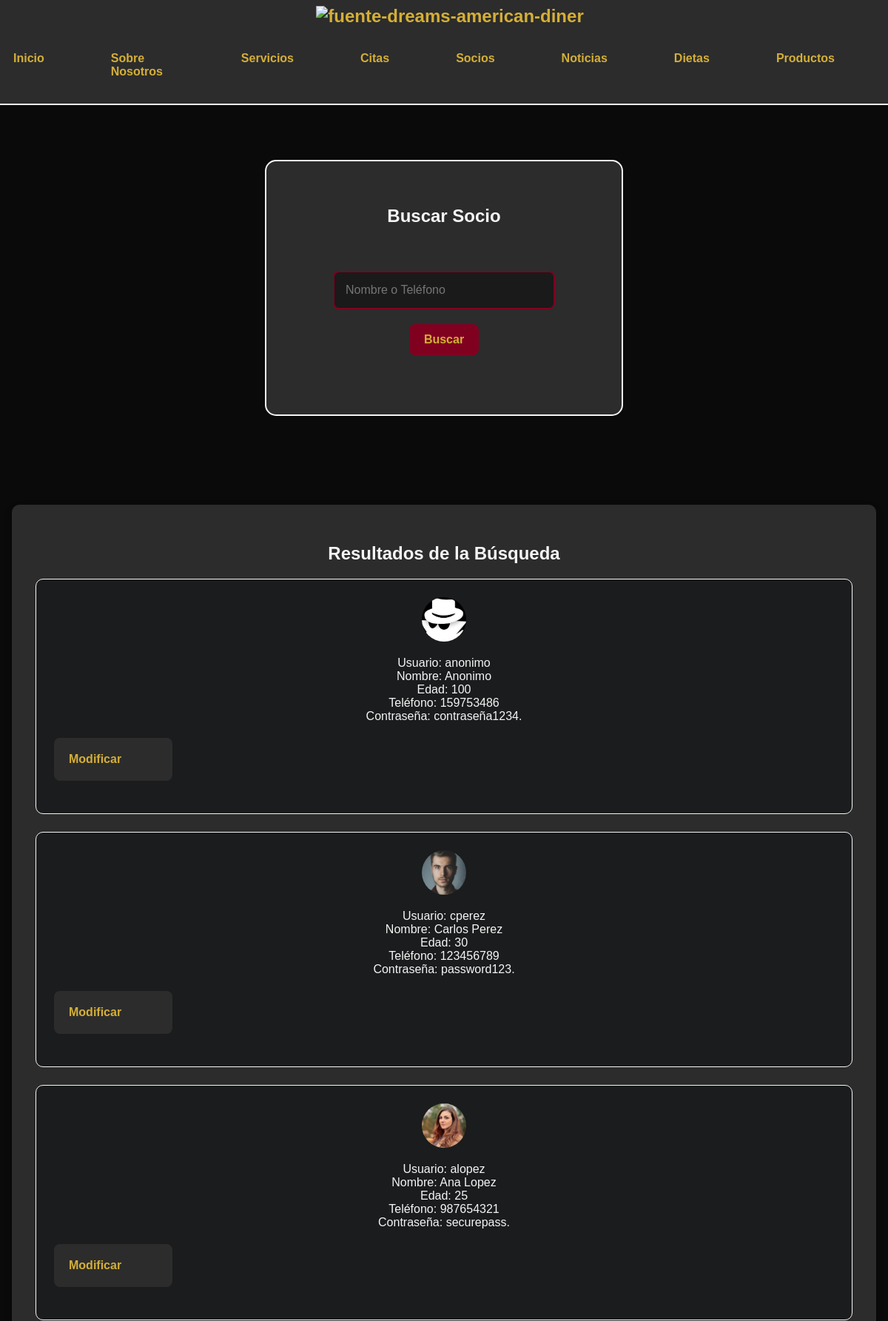
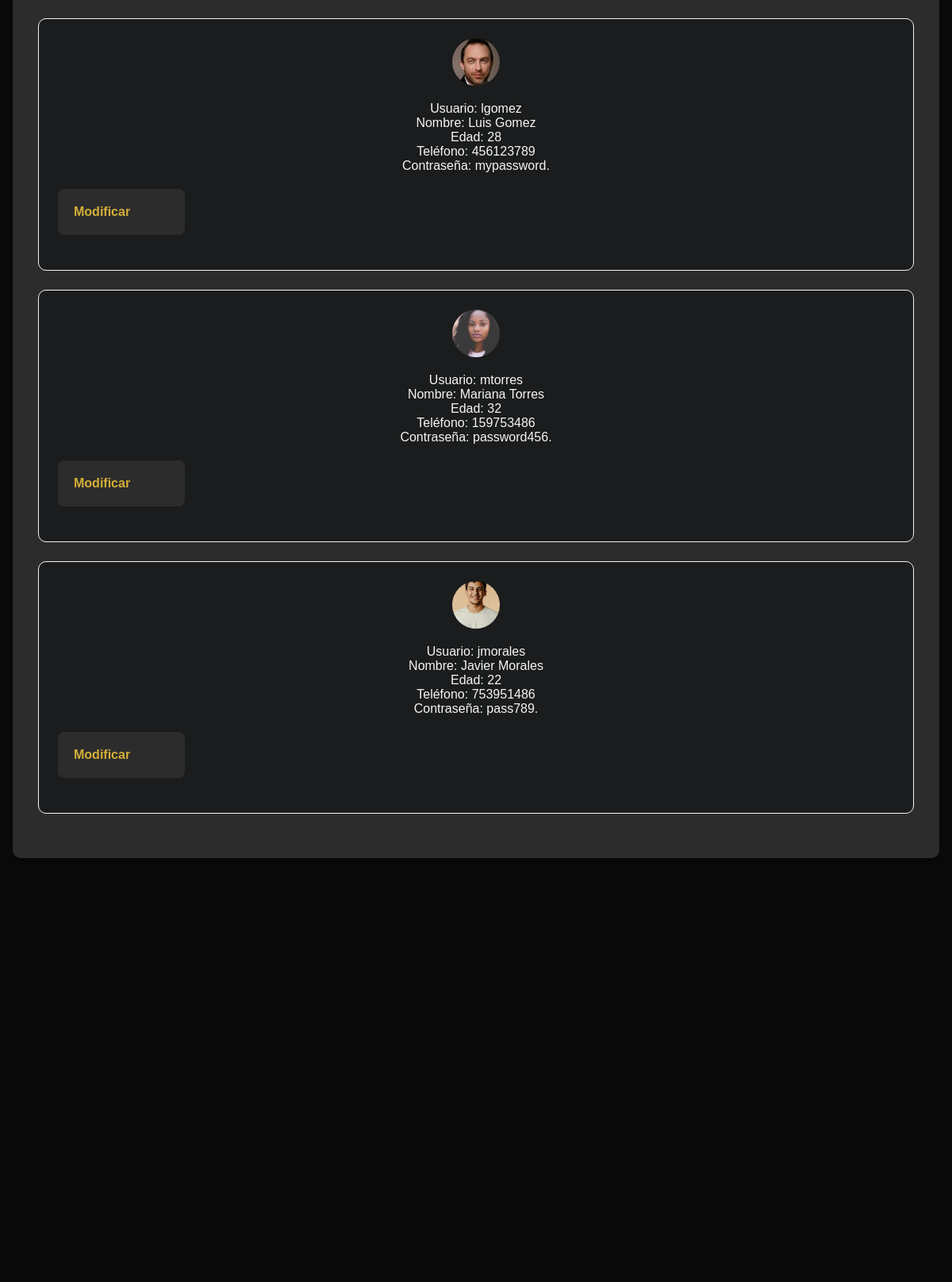
The page /php/socios/socios_formulario.php (upper part) on the database its author committed (2 pictures, top to bottom).
### tables this page shows
CREATE TABLE socio (
    id_socio INT AUTO_INCREMENT PRIMARY KEY,
    nombre VARCHAR(100) NOT NULL,
    edad INT NOT NULL,
    contrasena VARCHAR(255) NOT NULL,
    usuario VARCHAR(50) UNIQUE NOT NULL,
    telefono VARCHAR(15) NOT NULL,
    foto VARCHAR(255)
);

### php/socios/socios.php (the view, shortened to what this page needs)
<?php
function motrarsocios($search = '') {
    global $nombre_db, $nombre_host, $nombre_usuario, $password_db;
    $conexion = conectar($nombre_host, $nombre_usuario, $password_db, $nombre_db);
    $sql_list = "SELECT s.id_socio, s.foto, s.nombre, s.edad, s.contrasena, s.usuario, s.telefono FROM socio s";
    $stmt = $conexion->prepare($sql_list);
    $stmt->execute();
    $resultado = $stmt->get_result();
    echo "<div class='socios'>";
    echo "<h2>Resultados de la Búsqueda</h2>";
    if ($resultado->num_rows > 0) {
        while ($fila = $resultado->fetch_assoc()) {
            echo "<div class='socio'>";
            echo "<img loading='lazy' src='../../img/socios/" . $fila['foto'] . ".jpg' class='imagen-perfil'>";
            echo "<p>Usuario: " . $fila['usuario'] . "<br> Nombre: " . $fila['nombre'] . "<br> Edad: " . $fila['edad'] . "<br> Teléfono: " . $fila['telefono'] . "<br> Contraseña: " . $fila['contrasena'] . ".</p>";
                echo "<form method='GET' action='socios_formulario.php' class='modificar'>";
                echo "<a  href='socios_formulario.php?modificar=" . $fila['id_socio'] . "'>Modificar</a>";
                echo "</form>";
            echo "</div>";
        }
    } else {
        echo "<p>No se encontraron socios.</p>";
    }
    echo "</div>";
}
?>

### estilos/base.css (style rules this page uses)
:root { --body-bg-color: #1a1c1d; --text-color: #aaaebc; --hr-color: #26292a; --transition-duration: 0.3s; --transition-delay: 0.2s; --red: #e74c3c; }
body { background-color: var(--body-bg-color); color: var(--text-color); font-family: sans-serif; height: 100%; }
h2 { text-align: center; }

### estilos/components.css (style rules this page uses)
a { color: #D4AF37; text-decoration: none; font-weight: bold; }

### estilos/index/sections.css (style rules this page uses)
.imagen-perfil { border-radius: 50%; width: 60px; height: 60px; object-fit: cover; }

### estilos/index/news.css (style rules this page uses)
div>h2 { text-align: center; font-weight: bold; text-decoration: overline; }
a { color: #D4AF37; text-decoration: none; font-weight: bold; }

### estilos/index/socios.css (style rules this page uses)
.socios { background-color: #2C2C2C; padding: 2rem; border-radius: 10px; box-shadow: 0 4px 10px rgba(0, 0, 0, 0.3); color: #F5F5F5; text-align: center; margin-top: 120px; margin-bottom: 50px; }
.socios h2 { text-decoration:none; }
.socio { background-color: #1a1c1d; border: 1px solid #F5F5F5; border-radius: 10px; padding: 1.5rem; margin-bottom: 1.5rem; transition: transform 0.3s, box-shadow 0.3s; }

### estilos/form.css (style rules this page uses)
form { background-color: #2C2C2C; padding: 20px; border-radius: 8px; margin-top: 20px; max-width: 500px; width: 100%; margin-bottom: 20px; }
h2 { text-align: center; margin-bottom: 20px; }

### php/socios/socios_formulario.php (style rules this page uses)
.modificar { display: flex; max-width: 120px; align-items: end; text-align: center; }

### rows shown on the page
socio: foto (picture), usuario "anonimo", nombre "Anonimo", edad "100", telefono "159753486", contrasena "contraseña1234"
socio: foto (picture), usuario "cperez", nombre "Carlos Perez", edad "30", telefono "123456789", contrasena "password123"
socio: foto (picture), usuario "alopez", nombre "Ana Lopez", edad "25", telefono "987654321", contrasena "securepass"
socio: foto (picture), usuario "lgomez", nombre "Luis Gomez", edad "28", telefono "456123789", contrasena "mypassword"
socio: foto (picture), usuario "mtorres", nombre "Mariana Torres", edad "32", telefono "159753486", contrasena "password456"
socio: foto (picture), usuario "jmorales", nombre "Javier Morales", edad "22", telefono "753951486", contrasena "pass789"
